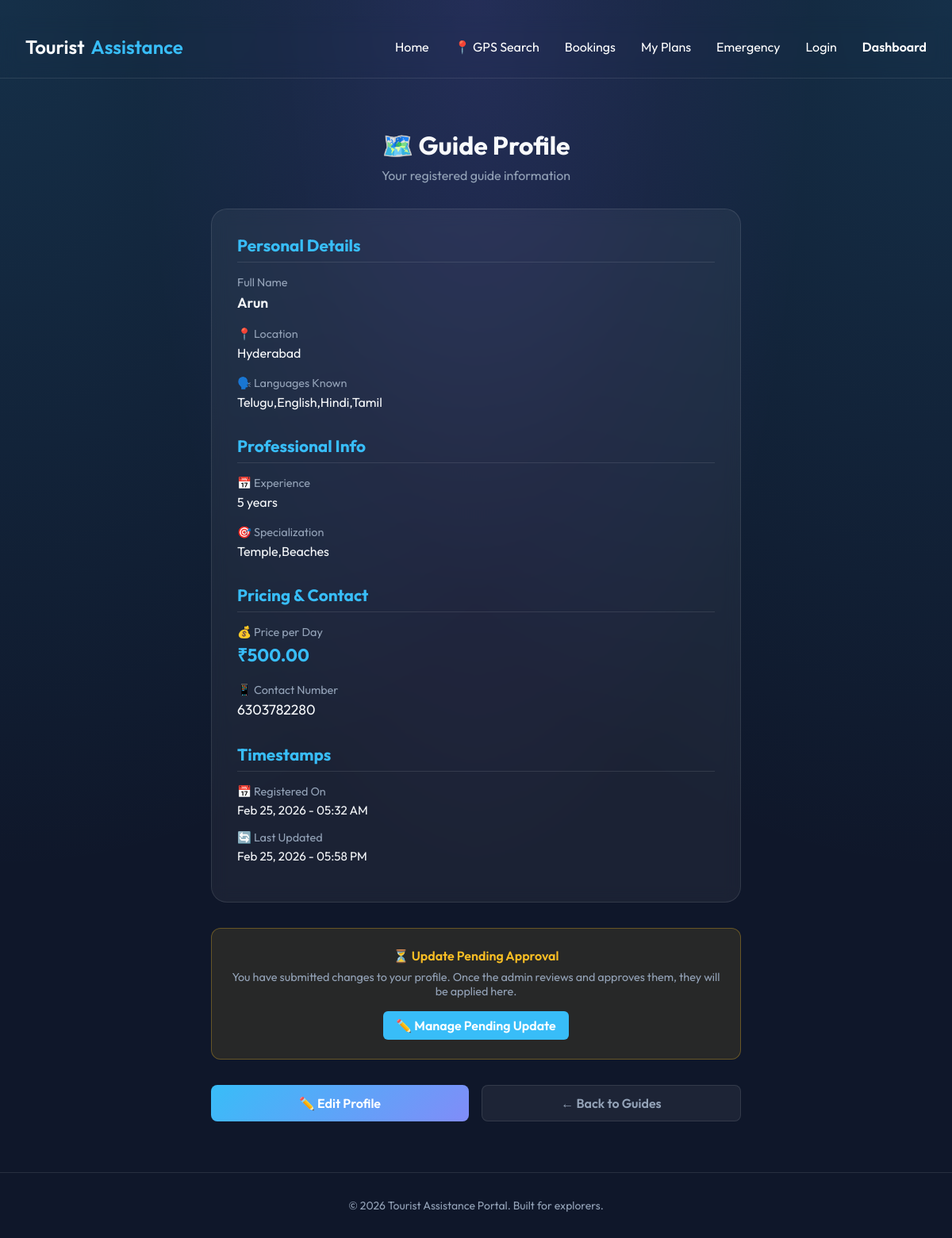
Page /bookings/guides/1/profile/ (signed in) on the committed database.
### bookings/models.py (models this page shows, shortened)
class LocalGuide(models.Model):
    APPROVAL_STATUS = (
        ('PENDING', 'Pending'),
        ('APPROVED', 'Approved'),
        ('REJECTED', 'Rejected'),
    )
    user = models.ForeignKey(User, on_delete=models.CASCADE, related_name='local_guides')
    service = models.OneToOneField(Service, on_delete=models.SET_NULL, null=True, blank=True, related_name='guide_listing')
    full_name = models.CharField(max_length=200)
    location = models.CharField(max_length=200, help_text="City/State")
    languages_known = models.CharField(max_length=500, help_text="Comma-separated languages")
    experience_years = models.PositiveIntegerField(help_text="Years of experience")
    price_per_day = models.DecimalField(max_digits=10, decimal_places=2)
    contact_number = models.CharField(max_length=20)
    profile_photo = models.ImageField(upload_to='guides/profiles/', blank=True, null=True)
    id_proof = models.FileField(upload_to='guides/id_proofs/', blank=True, null=True)
    approval_status = models.CharField(max_length=20, choices=APPROVAL_STATUS, default='APPROVED')
    specialization = models.CharField(max_length=500, blank=True, null=True, help_text="Areas of expertise")
    created_at = models.DateTimeField(auto_now_add=True)
    updated_at = models.DateTimeField(auto_now=True)

### bookings/views.py (the view)
# urls.py: path('guides/<int:guide_id>/profile/', views.guide_profile_view, name='guide-profile'),
@login_required
def guide_profile_view(request, guide_id):
    guide = get_object_or_404(LocalGuide, id=guide_id)
    if guide.user != request.user:
        return render(request, 'guides/profile.html', {
            'guide': guide,
            'is_owner': False,
            'error': 'You can only view your own guide profile.'
        })
    try:
        pending_update = guide.pending_update
    except LocalGuideUpdate.DoesNotExist:
        pending_update = None
    return render(request, 'guides/profile.html', {
        'guide': guide,
        'is_owner': True,
        'pending_update': pending_update
    })

### templates/guides/profile.html (shortened to what this page needs)
{% extends "base.html" %}
{% block content %}
<div style="width: 100%; max-width: 700px; padding: 2rem 1rem;">
    {% if error %}
    <div
        style="background: rgba(239, 68, 68, 0.1); border: 2px solid rgba(239, 68, 68, 0.3); color: #f87171; padding: 1.5rem; border-radius: 12px; margin-bottom: 2rem; text-align: center;">
        <p style="font-size: 1rem; margin: 0;">❌ {{ error }}</p>
        <p style="font-size: 0.9rem; color: var(--text-dim); margin-top: 0.5rem;">You can only view your own profile.
        </p>
        <a href="{% url 'booking-system' %}"
            style="display: inline-block; margin-top: 1rem; padding: 0.5rem 1rem; background: var(--accent-color); color: white; text-decoration: none; border-radius: 6px; font-weight: 600;">
            ← Back to Services
        </a>
    </div>
    {% else %}
    <div style="text-align: center; margin-bottom: 2rem;">
        <h1 style="font-size: 2rem; margin-bottom: 0.5rem;">🗺️ Guide Profile</h1>
        <p style="color: var(--text-dim);">Your registered guide information</p>
    </div>
    <div class="glass"
        style="padding: 2rem; border-radius: 20px; background: var(--glass-bg); border: 1px solid var(--glass-border); margin-bottom: 2rem;">
        <h2
            style="font-size: 1.3rem; margin-bottom: 1rem; border-bottom: 1px solid var(--glass-border); padding-bottom: 0.5rem; color: var(--accent-color);">
            Personal Details</h2>
        <div style="margin-bottom: 1.2rem;">
            <p style="color: var(--text-dim); font-size: 0.9rem; margin-bottom: 0.3rem;">Full Name</p>
            <p style="font-size: 1.1rem; font-weight: 600; color: var(--text-main);">{{ guide.full_name }}</p>
        </div>
        <div style="margin-bottom: 1.2rem;">
            <p style="color: var(--text-dim); font-size: 0.9rem; margin-bottom: 0.3rem;">📍 Location</p>
            <p style="font-size: 1rem; color: var(--text-main);">{{ guide.location }}</p>
        </div>
        <div style="margin-bottom: 1.2rem;">
            <p style="color: var(--text-dim); font-size: 0.9rem; margin-bottom: 0.3rem;">🗣️ Languages Known</p>
            <p style="font-size: 1rem; color: var(--text-main);">{{ guide.languages_known }}</p>
        </div>
        <h2
            style="font-size: 1.3rem; margin-bottom: 1rem; margin-top: 2rem; border-bottom: 1px solid var(--glass-border); padding-bottom: 0.5rem; color: var(--accent-color);">
            Professional Info</h2>
        <div style="margin-bottom: 1.2rem;">
            <p style="color: var(--text-dim); font-size: 0.9rem; margin-bottom: 0.3rem;">📅 Experience</p>
            <p style="font-size: 1rem; color: var(--text-main);">{{ guide.experience_years }} years</p>
        </div>
        {% if guide.specialization %}
        <div style="margin-bottom: 1.2rem;">
            <p style="color: var(--text-dim); font-size: 0.9rem; margin-bottom: 0.3rem;">🎯 Specialization</p>
            <p style="font-size: 1rem; color: var(--text-main);">{{ guide.specialization }}</p>
        </div>
        {% endif %}
        <h2
            style="font-size: 1.3rem; margin-bottom: 1rem; margin-top: 2rem; border-bottom: 1px solid var(--glass-border); padding-bottom: 0.5rem; color: var(--accent-color);">
            Pricing & Contact</h2>
        <div style="margin-bottom: 1.2rem;">
            <p style="color: var(--text-dim); font-size: 0.9rem; margin-bottom: 0.3rem;">💰 Price per Day</p>
            <p style="font-size: 1.4rem; font-weight: 700; color: var(--accent-color);">₹{{ guide.price_per_day }}</p>
        </div>
        <div style="margin-bottom: 1.2rem;">
            <p style="color: var(--text-dim); font-size: 0.9rem; margin-bottom: 0.3rem;">📱 Contact Number</p>
            <p style="font-size: 1.1rem; color: var(--text-main);">{{ guide.contact_number }}</p>
        </div>
        <h2
            style="font-size: 1.3rem; margin-bottom: 1rem; margin-top: 2rem; border-bottom: 1px solid var(--glass-border); padding-bottom: 0.5rem; color: var(--accent-color);">
            Timestamps</h2>
        <div style="margin-bottom: 1rem;">
            <p style="color: var(--text-dim); font-size: 0.9rem; margin-bottom: 0.3rem;">📅 Registered On</p>
            <p style="font-size: 0.95rem; color: var(--text-main);">{{ guide.created_at|date:"M d, Y - h:i A" }}</p>
        </div>
        <div style="margin-bottom: 1rem;">
            <p style="color: var(--text-dim); font-size: 0.9rem; margin-bottom: 0.3rem;">🔄 Last Updated</p>
            <p style="font-size: 0.95rem; color: var(--text-main);">{{ guide.updated_at|date:"M d, Y - h:i A" }}</p>
        </div>
    </div>
    {% if is_owner %}
    {% if pending_update %}
    <div
        style="background: rgba(251, 191, 36, 0.1); border: 1px solid rgba(251, 191, 36, 0.3); color: #fbbf24; padding: 1.5rem; border-radius: 12px; margin-bottom: 2rem; text-align: center;">
        <p style="font-size: 1rem; margin: 0; font-weight: 600;">⏳ Update Pending Approval</p>
        <p style="font-size: 0.9rem; color: var(--text-dim); margin-top: 0.5rem;">You have submitted changes to your
            profile. Once the admin reviews and approves them, they will be applied here.</p>
        <a href="{% url 'guide-update' guide.id %}"
            style="display: inline-block; margin-top: 1rem; padding: 0.5rem 1rem; background: var(--accent-color); color: white; text-decoration: none; border-radius: 6px; font-weight: 600;">
            ✏️ Manage Pending Update
        </a>
    </div>
    {% endif %}
    <div style="display: flex; gap: 1rem; flex-wrap: wrap;">
        <a href="{% url 'guide-update' guide.id %}"
            style="flex: 1; min-width: 150px; padding: 0.75rem; background: linear-gradient(135deg, #38bdf8, #818cf8); border: none; border-radius: 8px; color: white; font-weight: 600; cursor: pointer; text-decoration: none; text-align: center; display: flex; align-items: center; justify-content: center;">
            ✏️ Edit Profile
        </a>
        <a href="{% url 'booking-system' %}?type=GUIDE"
            style="flex: 1; min-width: 150px; padding: 0.75rem; background: rgba(255,255,255,0.06); border: 1px solid var(--glass-border); border-radius: 8px; color: var(--text-dim); text-decoration: none; text-align: center; font-weight: 600; display: flex; align-items: center; justify-content: center;">
            ← Back to Guides
        </a>
    </div>
    {% endif %}
    {% endif %}
</div>
{% endblock %}

### templates/base.html (style rules this page uses)
:root { --primary-bg: #0f172a; --glass-bg: rgba(255, 255, 255, 0.05); --glass-border: rgba(255, 255, 255, 0.1); --accent-color: #38bdf8; --text-main: #f8fafc; --text-dim: #94a3b8; }
* { margin: 0; padding: 0; box-sizing: border-box; font-family: 'Outfit', sans-serif; }
body { background-color: var(--primary-bg); background-image: radial-gradient(at 0% 0%, rgba(56, 189, 248, 0.15) 0, transparent 50%), radial-gradient(at 50% 0%, rgba(139, 92, 246, 0.15) 0, transparent 50%), radial-gradient(at 100% 0%, rgba(56, 189, 248, 0.15) 0, transparent 50%); color: var(--text-main); min-height: 100vh; display: flex; flex-direction: column; }

### templates/guides/profile.html (style rules this page uses)
.glass { backdrop-filter: blur(10px); animation: fadeIn 0.5s ease-out; }

### rows in the picture
LocalGuide: full_name "Arun", location "Hyderabad", languages_known "Telugu,English,Hindi,Tamil", experience_years "5", specialization "Temple,Beaches", price_per_day "500.00", contact_number "6303782280", created_at "Feb 25, 2026 - 05:32 AM", updated_at "Feb 25, 2026 - 05:58 PM"
